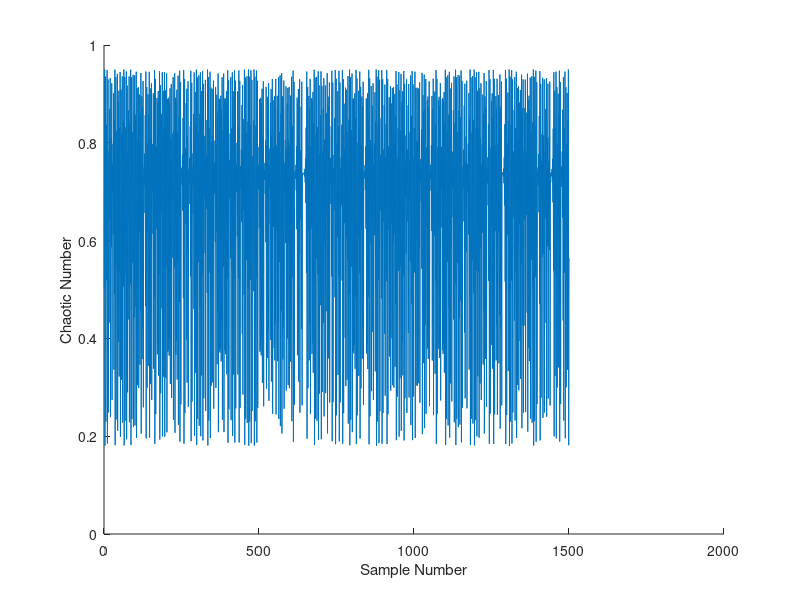
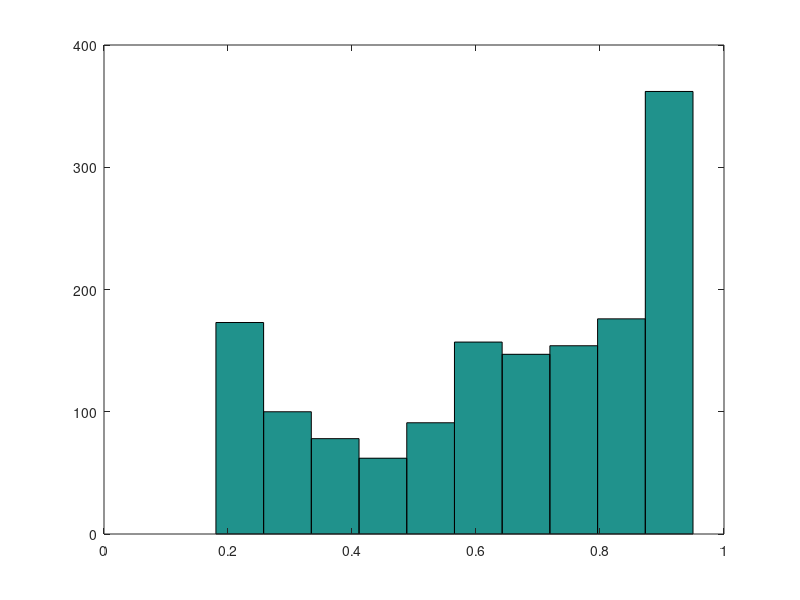
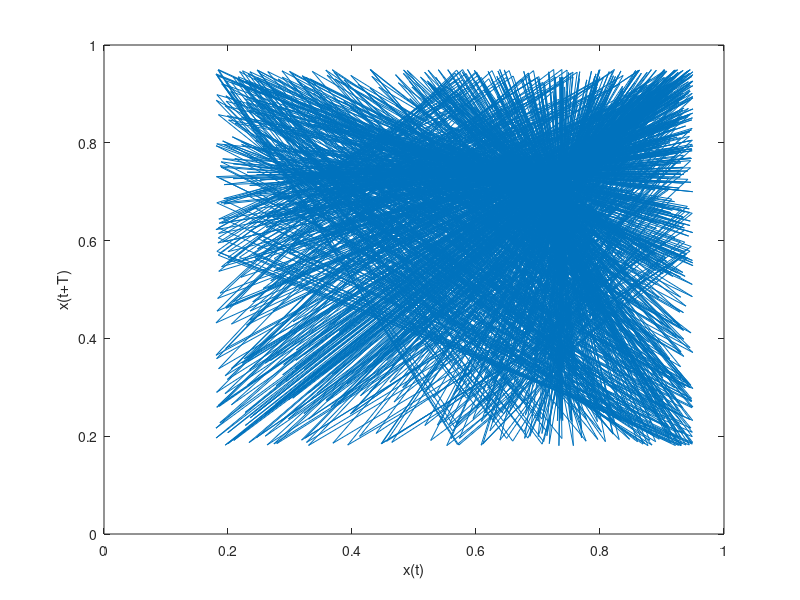
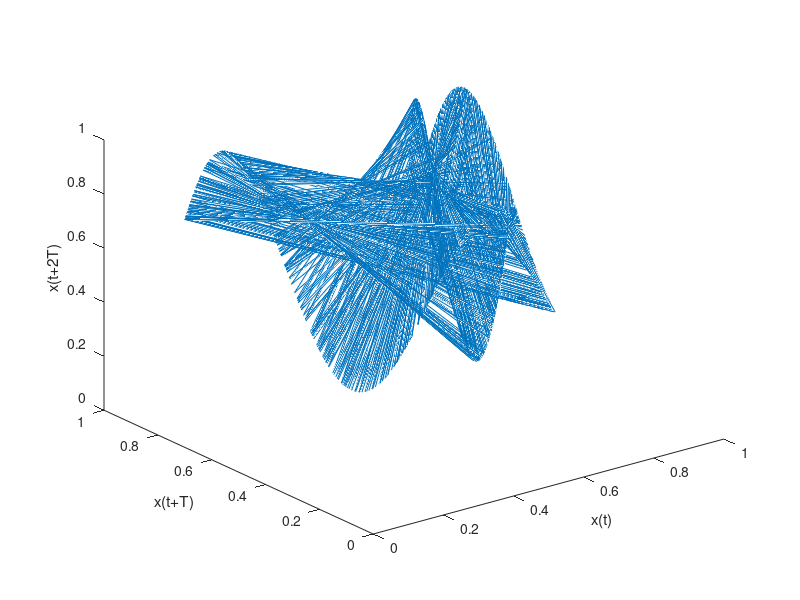

MATLAB code to generate these figures, in order:
%% Tutorial 4
% by Dominic Meads

close all
clear all
clc
%% Chaos Example
% Chaotic simulator
% Use the for loop to simulate a chaotic system
% defined by the following recursion
%  x(i) = l*x(i-1)(1-x(i-1))
% 3.8 < l < 4.0,
% 0 < x(0) < 1
%
% x = chaos(x0, lambda, vectorLength)

x0 = 0.5;
lambda = 3.8;
vectorLength = 1500;

x = zeros(vectorLength,1);
x(1) = x0;

for k = 2:vectorLength
    x(k) = lambda*x(k-1)*(1-x(k-1));
end

%% Visualizing Chaotic Time-Series
% 2D plots

figure('Color',[1 1 1]);
h = plot(x);
xlabel('Sample Number');
ylabel('Chaotic Number');
box off;

figure('Color',[1 1 1]);
hist(x);

%% Visualizing Chaotic Time-Series part 2
% 2D plots

T = 40;
x1 = x(1:end-T);
x2 = x(T+1:end);

figure('Color',[1 1 1]);
h = plot(x1,x2);
xlabel('x(t)');
ylabel('x(t+T)');

%% Visualizing Chaotic Time-Series part 3
% 3D plots

T = 2;
x1 = x(1:end-2*T);
x2 = x(T+1:end-T);
x3 = x(2*T+1:end);

figure('Color',[1 1 1]);
h = plot3(x1,x2,x3);
xlabel('x(t)');
ylabel('x(t+T)');
zlabel('x(t+2T)');


%% Visualizing Chaotic Time-Series part 4
% 3D plots 

T = 2;
x1 = x(1:end-2*T);
x2 = x(T+1:end-T);
x3 = x(2*T+1:end);

figure('Color',[1 1 1]);

for k = 1:length(x1)
    h = plot3(x1(k),x2(k),x3(k),'.'); hold on;
    set(h,'Markersize', 18);
    xlabel('x(t)');
    ylabel('x(t+T)');
    zlabel('x(t+2T)');
    pause(0.001);
end


